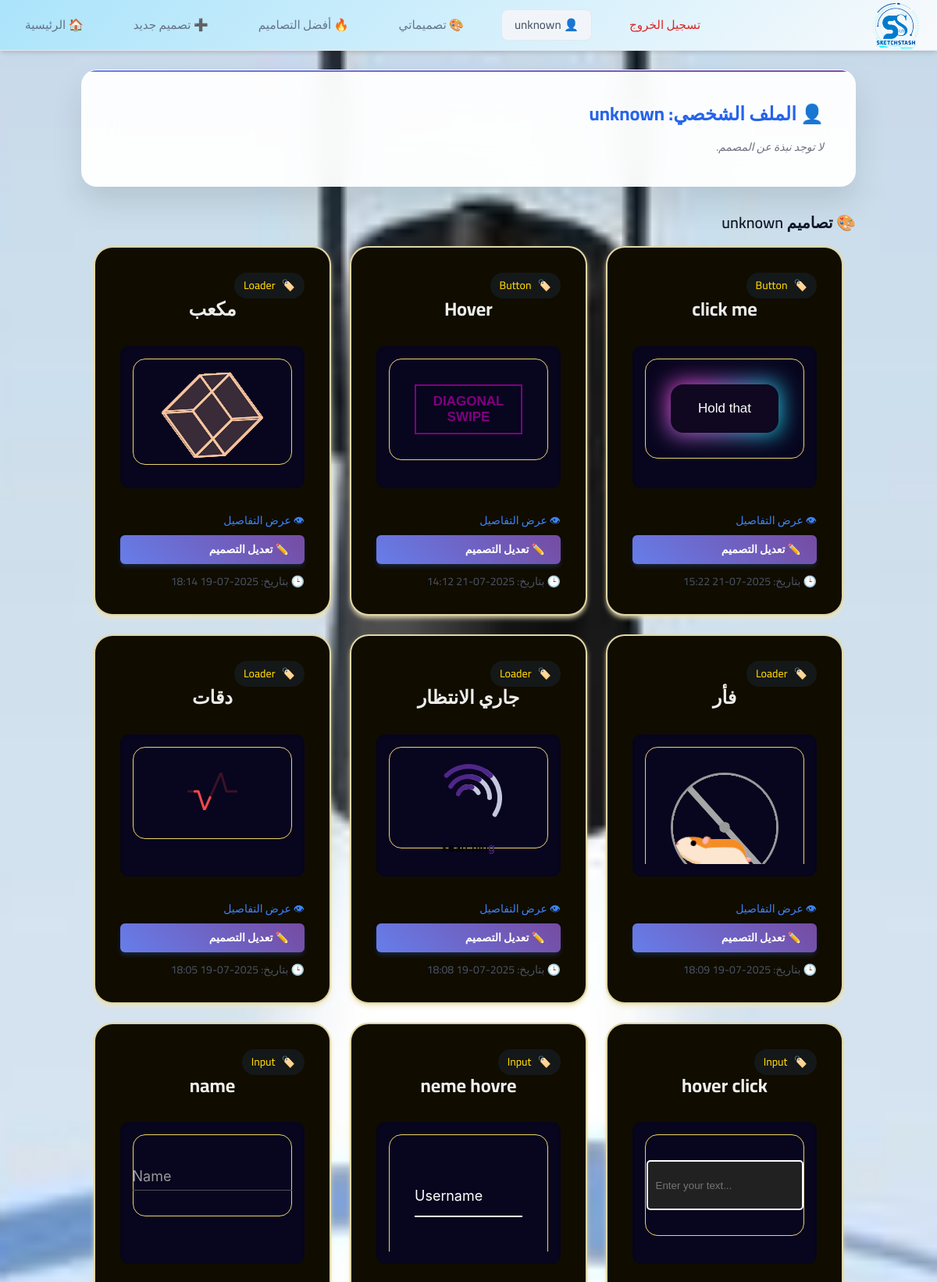
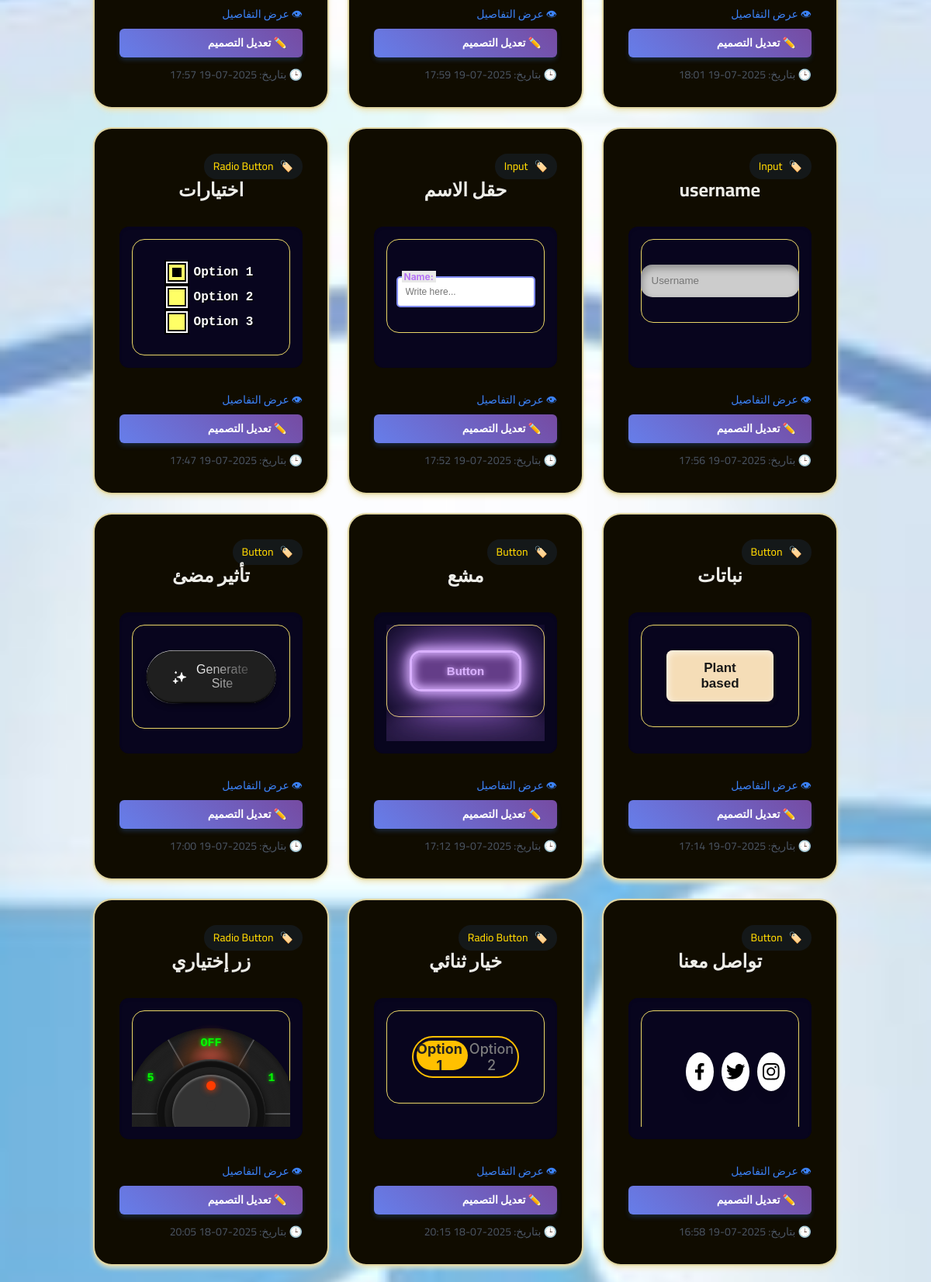
The app's page /designer/unknown/ (signed in, upper part) with its own data (2 pictures, top to bottom).
### designs/models.py (models this page shows, shortened)
class Design(models.Model):
    DESIGN_TYPES = [
        ('button', 'Button'),
        ('card', 'Card'),
        ('navbar', 'Navbar'),
        ('header', 'Header'),
        ('form', 'Form'),
        ('input', 'Input'),
        ('loader', 'Loader'),
        ('radio', 'Radio Button'),
        ('other', 'Other'),
    ]
    name = models.CharField(max_length=100)
    description = models.TextField(blank=True)
    design_type = models.CharField(max_length=20, choices=DESIGN_TYPES)
    html_code = models.TextField()
    css_code = models.TextField()
    creator = models.ForeignKey(User, on_delete=models.CASCADE, related_name='designs')
    created_at = models.DateTimeField(auto_now_add=True)
    likes = models.PositiveIntegerField(default=0)

### designs/views.py (the view)
# urls.py: path('designer/<str:username>/', views.designer_profile, name='designer_profile'),
def designer_profile(request, username):
    user = get_object_or_404(User, username=username)
    designs = Design.objects.filter(creator=user).order_by('-created_at')
    return render(request, 'designs/designer_profile.html', {
        'designer': user,
        'designs': designs
    })

### designs/templates/designs/designer_profile.html (shortened to what this page needs)
{% extends 'designs/base.html' %}
{% block content %}
  <div class="form-box mb-8">
    <h1 class="text-2xl font-bold text-blue-600 mb-4">👤 الملف الشخصي: {{ designer.username }}</h1>
    {% if designer.profile.bio %}
      <p class="text-sm text-gray-700 mt-2">📝 نبذة: {{ designer.profile.bio }}</p>
    {% else %}
      <p class="text-sm text-gray-500 italic mt-2">لا توجد نبذة عن المصمم.</p>
    {% endif %}
  </div>
  <h2 class="text-xl font-semibold mb-4">🎨 تصاميم {{ designer.username }}</h2>
  {% if designs %}
<div class="design-grid">
    {% for design in designs %}
        <div class="design-card">
          <div class="card-info">
               <div class="design-type">
                    <span>🏷️</span>
                    <span>{{ design.get_design_type_display }}</span>
                </div>
               <div class="card-content">
                <h2 class="design-title">{{ design.name }}</h2>
              </div>
            <div class="">
              <iframe
                id="preview-iframe-{{ design.id }}"
                class="preview-iframe"
                onload="
                  const iframe = this;
                  const doc = iframe.contentWindow.document;
                  doc.open();
                  doc.write(`<!DOCTYPE html> <html>
                  <head> <style>
                body { margin: 0; padding: 2rem; font-family: -apple-system, BlinkMacSystemFont,
                'Segoe UI', Roboto, sans-serif;
                align-items: center; display: flex; justify-content: center;
                border: 1px solid #ead666; border-radius: 1rem;
                }
                    {{ design.css_code|escapejs }}
                    </style>
                  </head>{{ design.html_code|escapejs }}</body></html>`);
                  doc.close();
                ">
              </iframe>
            </div>
          </div>
          <div class="text-right mt-3">
            <a href="{% url 'design_detail' design.pk %}" class="text-sm text-blue-500 hover:underline">👁 عرض التفاصيل</a>
          </div>
          {% if request.user == design.creator %}
            <a href="{% url 'edit_design' design.pk %}" class="btn-primary mt-2 inline-block">✏️ تعديل التصميم</a>
          {% endif %}
          <div class="text-sm text-gray-600 mt-3">
            🕒 بتاريخ: {{ design.created_at|date:"Y-m-d H:i" }}
          </div>
        </div>
      {% endfor %}
    </div>
  {% else %}
    <p class="text-gray-500">لا توجد تصاميم لهذا المصمم حتى الآن.</p>
  {% endif %}
{% endblock %}

### designs/templates/designs/base.html (shortened to what this page needs)
<!DOCTYPE html>
<html lang="ar" dir="rtl">
<head>
    {% load static %}
    <script src="https://cdn.tailwindcss.com"></script>
    <link rel="stylesheet" href="{% static 'css/stylebox.css' %}">
</head>
<body class="bg-gray-100 text-gray-900 min-h-screen flex flex-col" style="font-family: 'Cairo', sans-serif;">
<nav class="navbar" id="navbar">
    <div class="navbar-container">
        <a href="/" class="navbar-logo">
            <img src="{% static 'images/logo.png' %}" alt="SketchStash" class="h-8">
        </a></a>
        <div class="navbar-menu" id="navbar-menu">
            <a href="{% url 'design_list' %}" class="navbar-link">🏠 الرئيسية</a>
            <a href="{% url 'create_design' %}" class="navbar-link">➕ تصميم جديد</a>
            <a href="{% url 'best_designs' %}" class="navbar-link">🔥 أفضل التصاميم</a>
            {% if user.is_authenticated %}
                <div class="navbar-menu">
                    <a href="{% url 'designer_profile' user.username %}" class="navbar-link">🎨 تصميماتي</a>
                    <a href="{% url 'profile' %}" class="navbar-link navbar-profile">👤 {{ user.username }}</a>
                    <form method="POST" action="{% url 'logout' %}" style="display: inline;">
                        <button type="submit" class="navbar-logout">تسجيل الخروج</button>
                    </form>
                </div>
            {% else %}
                <div class="navbar-auth">
                    <a href="{% url 'login' %}" class="navbar-link navbar-login">تسجيل الدخول</a>
                    <a href="{% url 'register' %}" class="navbar-link navbar-register">حساب جديد</a>
                </div>
            {% endif %}
        </div>
    </div>
</nav>
    <main class="flex-grow container mx-auto px-4 py-6">
        {% block content %}{% endblock %}
    </main>
</body>
</html>

### records on screen
Design: design_type "Button", name "click me", shows "✏️ تعديل التصميم", created_at "2025-07-21 15:22"
Design: design_type "Button", name "Hover", shows "✏️ تعديل التصميم", created_at "2025-07-21 14:12"
Design: design_type "Loader", name "مكعب", shows "✏️ تعديل التصميم", created_at "2025-07-19 18:14"
Design: design_type "Loader", name "فأر", shows "✏️ تعديل التصميم", created_at "2025-07-19 18:09"
Design: design_type "Loader", name "جاري الانتظار", shows "✏️ تعديل التصميم", created_at "2025-07-19 18:08"
Design: design_type "Loader", name "دقات", shows "✏️ تعديل التصميم", created_at "2025-07-19 18:05"
Design: design_type "Input", name "hover click", shows "✏️ تعديل التصميم", created_at "2025-07-19 18:01"
Design: design_type "Input", name "neme hovre", shows "✏️ تعديل التصميم", created_at "2025-07-19 17:59"
Design: design_type "Input", name "name", shows "✏️ تعديل التصميم", created_at "2025-07-19 17:57"
Design: design_type "Input", name "username", shows "✏️ تعديل التصميم", created_at "2025-07-19 17:56"
Design: design_type "Input", name "حقل الاسم", shows "✏️ تعديل التصميم", created_at "2025-07-19 17:52"
Design: design_type "Radio Button", name "اختيارات", shows "✏️ تعديل التصميم", created_at "2025-07-19 17:47"
Design: design_type "Button", name "نباتات", shows "✏️ تعديل التصميم", created_at "2025-07-19 17:14"
Design: design_type "Button", name "مشع", shows "✏️ تعديل التصميم", created_at "2025-07-19 17:12"
Design: design_type "Button", name "تأثير مضئ", shows "✏️ تعديل التصميم", created_at "2025-07-19 17:00"
Design: design_type "Button", name "تواصل معنا", shows "✏️ تعديل التصميم", created_at "2025-07-19 16:58"
Design: design_type "Radio Button", name "خيار ثنائي", shows "✏️ تعديل التصميم", created_at "2025-07-18 20:15"
Design: design_type "Radio Button", name "زر إختياري", shows "✏️ تعديل التصميم", created_at "2025-07-18 20:05"

### other values on screen
{{ user.username }} "unknown"
{{ designer.username }} "unknown"
